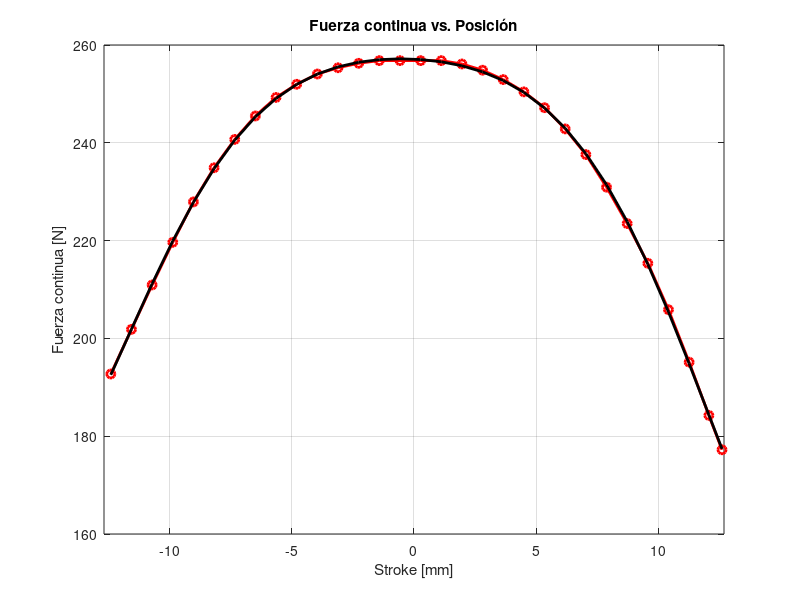
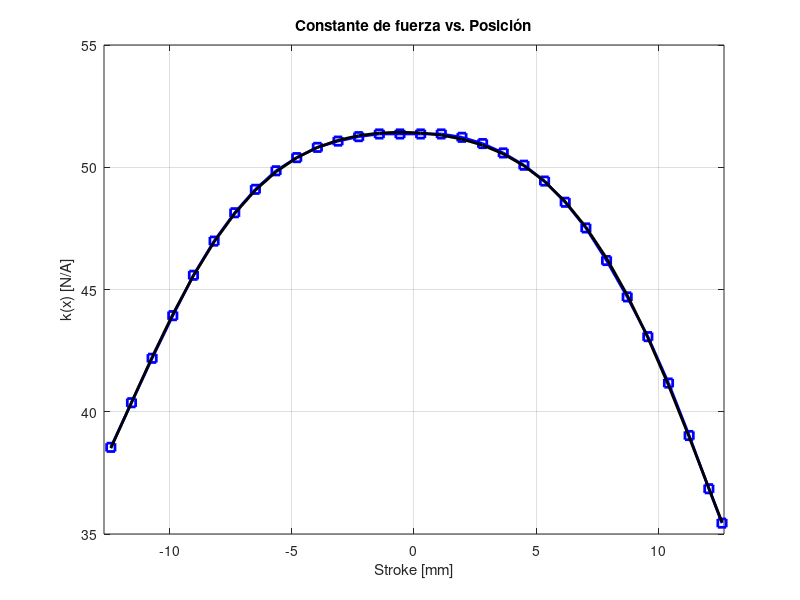

Write the MATLAB code that produced these figures, in order.
clear
clc
close all
% Datos corregidos a formato numérico
x_in = [ ...
    0.01098, 0.04430, 0.07761, 0.11093, 0.14424, 0.17756, 0.21087, 0.24418, ...
    0.27750, 0.31081, 0.34413, 0.37744, 0.41075, 0.44407, 0.47738, 0.51070, ...
    0.54401, 0.57732, 0.61064, 0.64395, 0.67727, 0.71058, 0.74389, 0.77721, ...
    0.81052, 0.84384, 0.87715, 0.91047, 0.94378, 0.97558, 0.99678 ];

x_center = 0.5;
x_in = x_in - x_center;

F_lb = [ ...
    43.32553, 45.37782, 47.41985, 49.37980, 51.23712, 52.80713, 54.11034, ...
    55.18779, 56.03950, 56.64492, 57.11695, 57.40427, 57.60950, 57.73264, ...
    57.73264, 57.73264, 57.73264, 57.57872, 57.29140, 56.86041, 56.29603, ...
    55.56747, 54.59263, 53.41256, 51.91438, 50.24176, 48.41522, 46.28083, ...
    43.86938, 41.42202, 39.84175 ];

% Conversión de unidades
x_mm = x_in * 25.4;         % pulgadas → milímetros
F_N  = F_lb * 4.44822;      % libras → Newtons

% Corriente continua nominal
I_cont = 5;                 % amperios

% Constante de fuerza
k = F_N ./ I_cont;          % N/A

p = polyfit(x_mm, F_N, 6);
pk = polyfit(x_mm,k,6);

y_fit = polyval(p, x_mm);
k_fit = polyval(pk,x_mm);

% === Plot 1: Fuerza vs Stroke ===
figure;
plot(x_mm, F_N, 'r-o', 'LineWidth', 2, 'MarkerSize', 6);
hold on
plot(x_mm, y_fit, 'black', 'LineWidth', 2, 'MarkerSize', 6);
xlabel('Stroke [mm]');
ylabel('Fuerza continua [N]');
title('Fuerza continua vs. Posición');
xlim([-12.7 12.7])
grid on;

% === Plot 2: k(x) vs Stroke ===
figure;
plot(x_mm, k, 'b-s', 'LineWidth', 2, 'MarkerSize', 6);
hold on
plot(x_mm, k_fit, 'black', 'LineWidth', 2, 'MarkerSize', 6);
xlabel('Stroke [mm]');
ylabel('k(x) [N/A]');
title('Constante de fuerza vs. Posición');
xlim([-12.7 12.7])
grid on;
